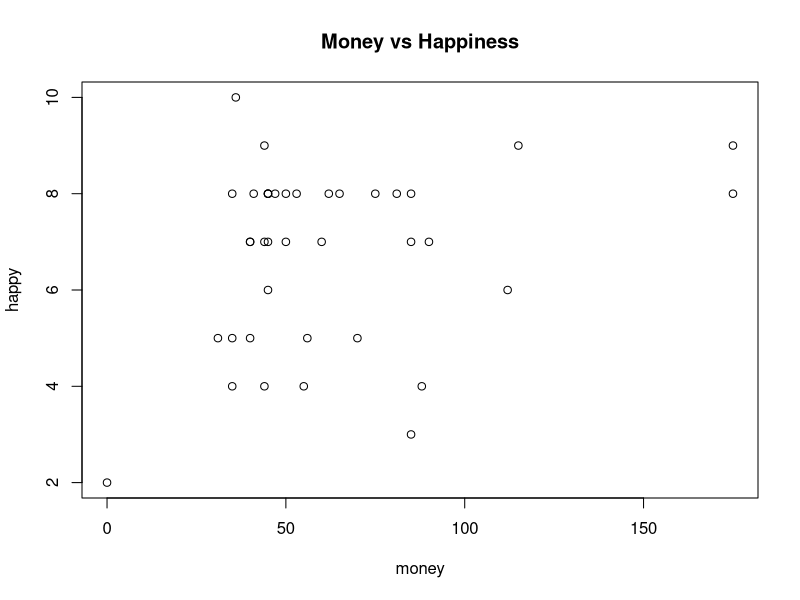
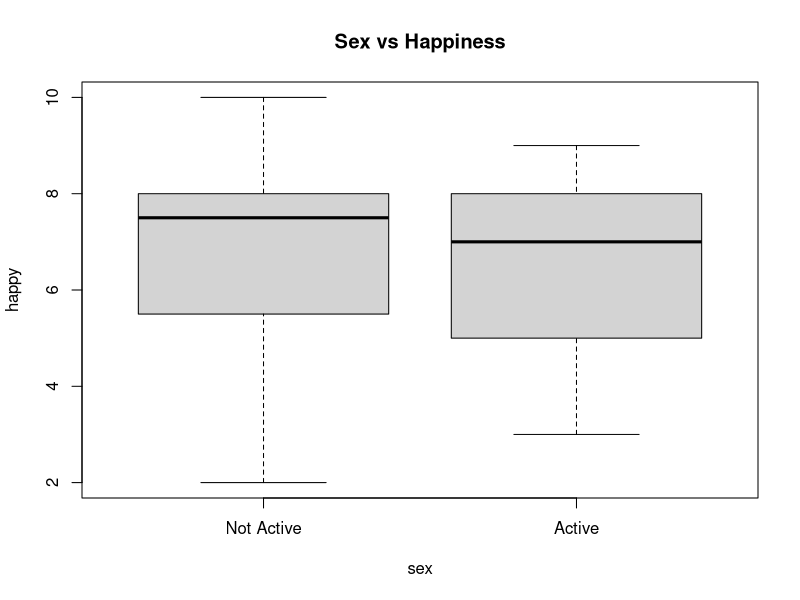
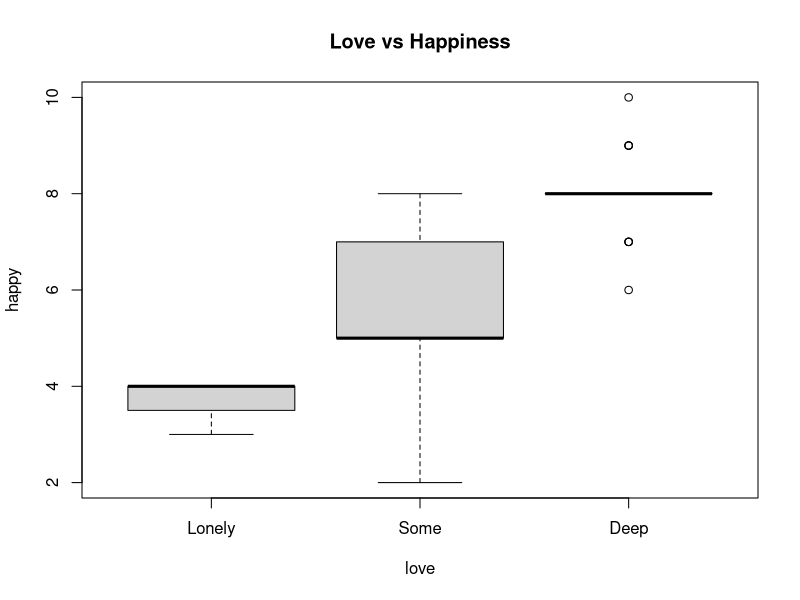
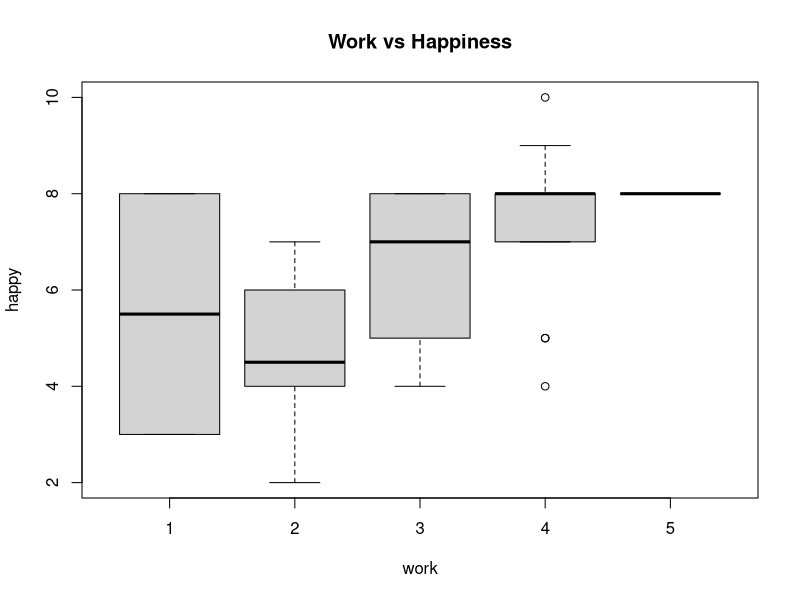
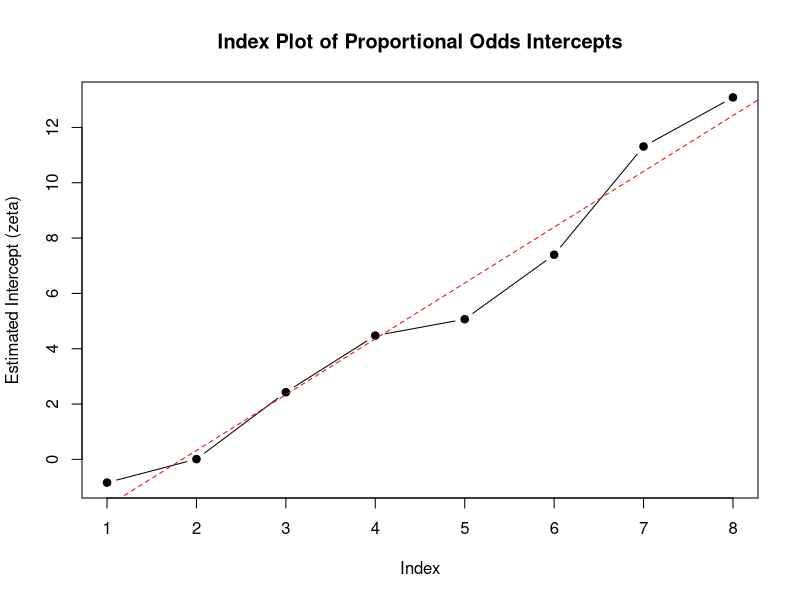

The R script that drew these images, in order:
## ---- chunk 1
knitr::opts_chunk$set(echo = TRUE)
## ---- chunk 2
happy = read.csv("Happiness.csv")
head(happy)
## ---- chunk 3
# Convert covariates to factors
happy$sex <- factor(happy$sex, levels = c(0, 1), labels = c("Not Active", "Active"))
happy$love <- factor(happy$love, labels = c("Lonely", "Some", "Deep"))
happy$work <- factor(happy$work)
head(happy)
## ---- chunk 4
# Plots
plot(happy~money, data = happy, main = "Money vs Happiness")
## ---- chunk 5
boxplot(happy ~ sex,  data = happy, main = "Sex vs Happiness")
## ---- chunk 6
boxplot(happy ~ love, data = happy, main = "Love vs Happiness")
## ---- chunk 7
boxplot(happy ~ work, data = happy, main = "Work vs Happiness")
## ---- chunk 8
# happy to ordered factor and modeling
library(MASS)
happy$happy <- as.ordered(happy$happy)
m1 <- polr(happy ~ money + sex + love + work, data = happy, Hess=TRUE)
summary(m1)
## ---- chunk 9
# Index plot of estimated intercepts (zeta)
plot(m1$zeta, type = "b", pch = 19,
     xlab = "Index", ylab = "Estimated Intercept (zeta)",
     main = "Index Plot of Proportional Odds Intercepts")
abline(lm(m1$zeta ~ seq_along(m1$zeta)), col = "red", lty = 2)
## ---- chunk 10
# Individual 1: lonely, not sexually active, no job, income 30
nd1 <- data.frame(
  money = 30,
  sex   = factor("Not Active", levels = levels(happy$sex)),
  love  = factor("Lonely",     levels = levels(happy$love)),
  work  = factor(1,            levels = levels(happy$work))
)

# Individual 2: same but deep feeling of belonging
nd2        <- nd1
nd2$love   <- factor("Deep", levels = levels(happy$love))

predict(m1, nd1, type = "probs")
predict(m1, nd2, type = "probs")
## ---- chunk 11
# test all covariates
drop1(m1, test = "Chisq")
## ---- chunk 12
m3 <- polr(happy ~ love + work + sex, data = happy)
drop1(m3, test = "Chisq")
## ---- chunk 13
m4 <- polr(happy ~ love + work , data = happy)
drop1(m4, test = "Chisq")
## ---- chunk 14
anova(m4, m1)
## ---- chunk 15
happy_n       <- happy
happy_n$love  <- as.numeric(happy_n$love)   
happy_n$work  <- as.numeric(happy_n$work)  

m4_num <- polr(happy ~ love + work, data = happy_n)
anova(m4_num, m4)   
## ---- chunk 16
nd1_n <- data.frame(love = 1, work = 1)
nd2_n <- data.frame(love = 3, work = 1)

predict(m4_num, nd1_n, type = "probs")
predict(m4_num, nd2_n, type = "probs")
